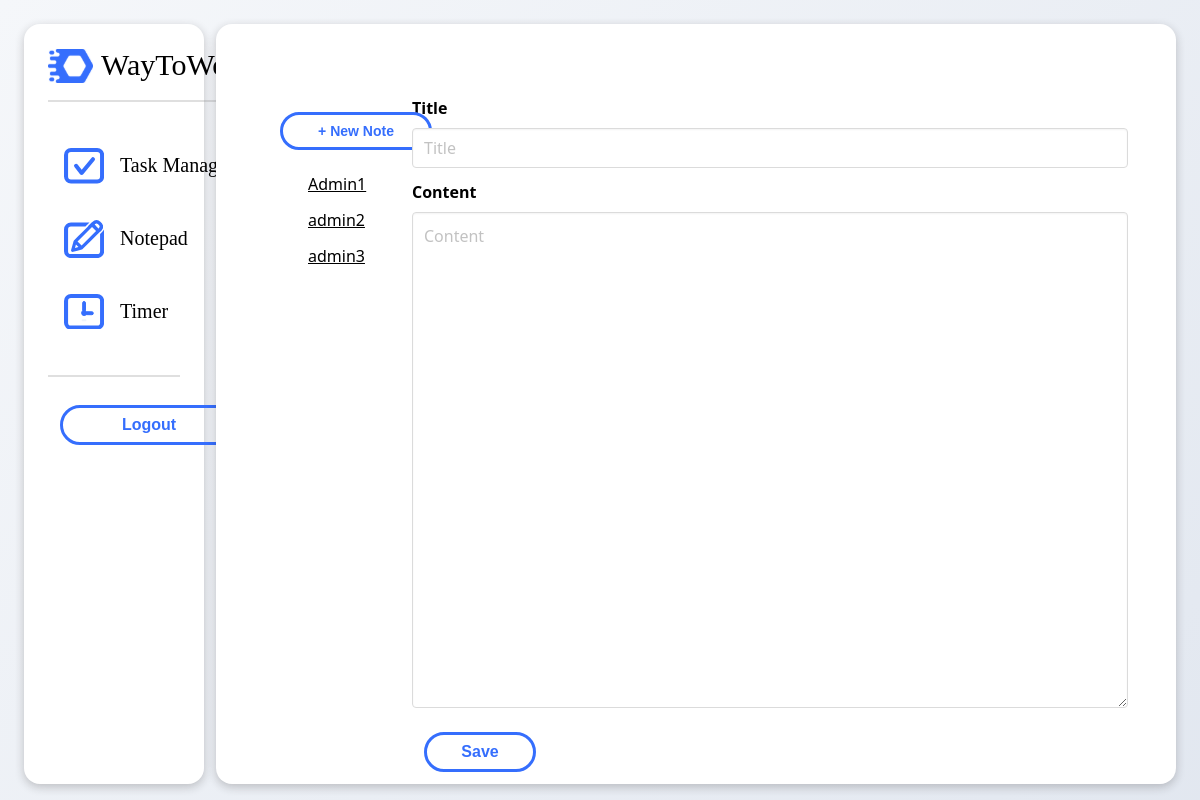
Before: /notepad/ (signed in) with the older database file.
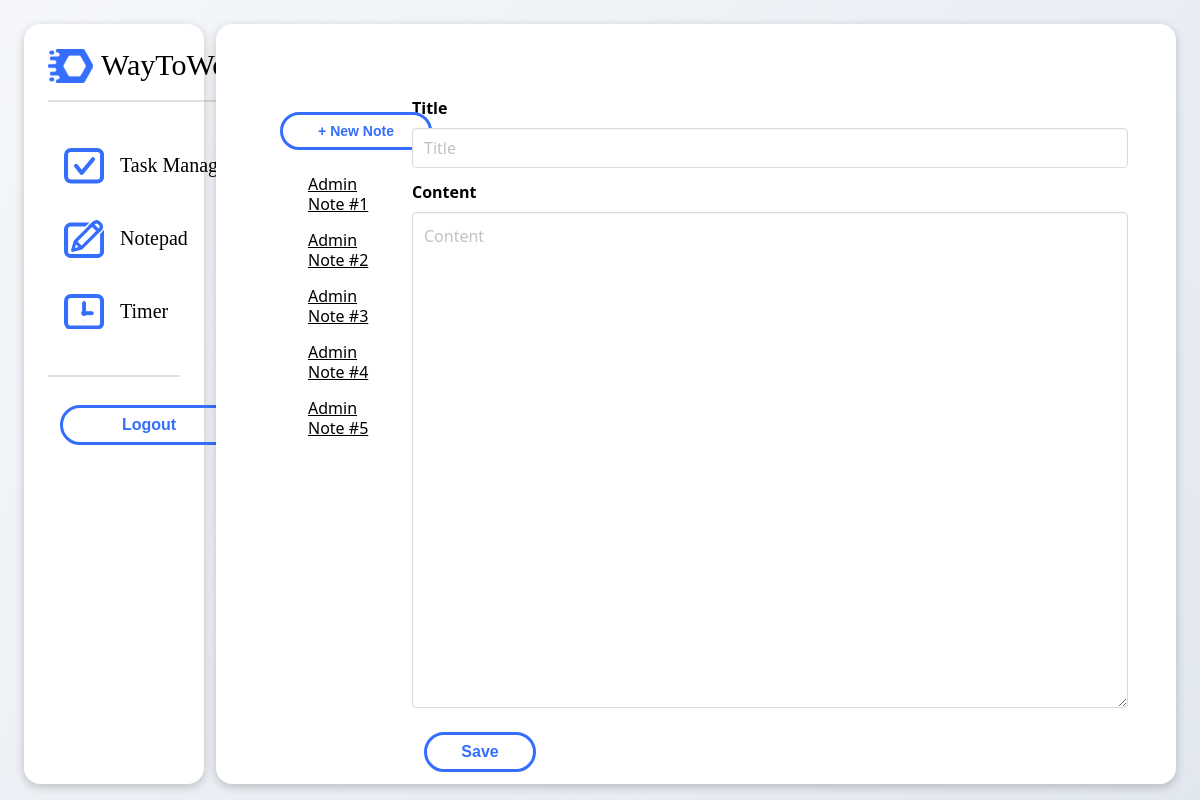
After: the same page with the newer database file.
### WhenToWork/models.py (models this page shows)
class Document(models.Model):
    title = models.CharField(max_length=255, default ='New Note', null=False)
    content = models.TextField(blank=True, null=True)
    user = models.ForeignKey(User, on_delete=models.CASCADE, related_name='notepadname', null=True)
    created_at = models.DateTimeField(auto_now_add=True)
    modified_at = models.DateTimeField(auto_now=True)
    class Meta:
        ordering = ('title',)

### WhenToWork/views.py (the view, shortened to what this page needs)
# urls.py: path('notepad/', editor, name='editor'),
def editor(request):
    docid = int(request.GET.get('docid', 0))
    documents = Document.objects.all()
    if docid > 0:
        document = Document.objects.get(pk=docid)
    else:
        document = ''
    context = {
        'docid': docid,
        'documents': documents,
        'document': document
    }
    return render(request, 'editor.html', context)

### WhenToWork/templates/editor.html (shortened to what this page needs)
{% extends "base.html" %}
{% load static %}
{% block content %}
<body>
    <div class="container.is-max-widescreen, container.is-max-desktop">
      <div class="layout" >
        <div class="topsidebar">
          <div class = "logo">
                <svg xmlns="http://www.w3.org/2000/svg" xmlns:xlink="http://www.w3.org/1999/xlink" width="202" height="36" viewBox="0 0 202 36">
                    <text id="WayToWork" transform="translate(53 27)" font-size="30" font-family="FormaDJRDisplay-Medium, Forma DJR Display" font-weight="500"><tspan x="0" y="0">WayToWork</tspan></text>
                  </svg>
          </div>
        <hr style="height:2px;border-width:0;color:gray;background-color:gray">
        <br>
        <a href="/todo/">&nbsp;&nbsp;&nbsp;<svg xmlns="http://www.w3.org/2000/svg" width="118" height="24" viewBox="0 0 118 24">
            <text id="Task_Manager" data-name="Task Manager" transform="translate(0 18)" font-size="20" font-family="FormaDJRDisplay-Medium, Forma DJR Display" font-weight="500"><tspan x="0" y="0">Task Manager</tspan></text>
          </svg>
        </a>
        <br>
        <a href="/notepad/">&nbsp;&nbsp;&nbsp;<svg xmlns="http://www.w3.org/2000/svg" width="118" height="24" viewBox="0 0 118 24">
            <text id="Task_Manager" data-name="Task Manager" transform="translate(0 18)" font-size="20" font-family="FormaDJRDisplay-Medium, Forma DJR Display" font-weight="500"><tspan x="0" y="0">Notepad</tspan></text>
          </svg>
        </a>
        <br>
        <a href="/timer/">&nbsp;&nbsp;&nbsp;<svg xmlns="http://www.w3.org/2000/svg" width="49" height="24" viewBox="0 0 49 24">
            <text id="Timer" transform="translate(0 18)" font-size="20" font-family="FormaDJRDisplay-Medium, Forma DJR Display" font-weight="500"><tspan x="0" y="0">Timer</tspan></text>
          </svg>
        </a>
        <br>
        </div>
        <hr style="height:2px;border-width:0;color:gray;background-color:gray">
        <div class="btn-holder">
        {% if user.is_authenticated %}
        <a  href= "/logout/" class="button-3" style="align-items: baseline;">Logout</a>
        {% endif %}
        </div>
      </div>
    <div class="layoutTwo">
        <section class="section">
            <div class="columns">
                <div class="column is-2">
                    <aside class="menu">
                        <a href="{% url 'editor' %}?docid=0" "><button class="button-4">+ New Note</button></a>
                        <ul class="menu-list">
                            {% for doc in user.notepadname.all %}
                                <li>
                                    <a style="color: black;" href="{% url 'editor' %}?docid={{ doc.id }}">{{ doc.title }}</a>
                                </li>
                            {% endfor %}
                        </ul>
                    </aside>
                </div>
                <div class="column is-10">
                    <form method="post" action="{% url 'editor' %}">
                        <div class="field">
                            <label class="label" style="color: black;">
                                Title
                            </label>
                            <div class="control">
                                <input type="text" class="input" name="title" placeholder="Title"{% if document %} value="{{ document.title }}"{% endif %}>
                            </div>
                        </div>
                        <div class="field">
                            <label class="label" style="color: black;">Content</label>
                            <div class="control">
                                <textarea class="textarea" name="content" placeholder="Content">{% if document %}{{ document.content }}{% endif %}</textarea>
                            </div>
                        </div>
                        <div class="field is-grouped">
                            <div class="control">
                                <button class="button-2">Save</button>
                            </div>
                        </div>
                    </form>
            </div>
            </section>
    </div>
    </body>
{% endblock %}

### WhenToWork/templates/base.html (shortened to what this page needs)
<!DOCTYPE html>
{% load static %}
<html lang="en">
  <head>
    <link rel="stylesheet" href="{% static 'css/base.css' %}">
    <link rel="stylesheet" href="{% static 'css/styles.css' %}">
    <link rel="stylesheet" href="{% static 'css/bulma.css' %}">
    <link rel="stylesheet" href="https://cdnjs.cloudflare.com/ajax/libs/animate.css/4.1.1/animate.min.css"/>
    <link rel="stylesheet" href="sweetalert2.min.css">
    <link href="https://cdn.jsdelivr.net/npm/bootstrap@5.1.3/dist/css/bootstrap.min.css" rel="stylesheet">
   <link rel="stylesheet" href="https://use.typekit.net/rbq7bes.css">
  </head>
<body style="background-color: transparent;">
<div>
  {% block content %}
  {% endblock %}
</div>

### WhenToWork/static/css/base.css (style rules this page uses)
* { -webkit-box-sizing: border-box; -moz-box-sizing: border-box; box-sizing: border-box; }
html { color: #356efd; background: rgb(14, 13, 13); background-image: linear-gradient(135deg, #f5f7fa 0%, #627fad2f 100%); background-repeat: no-repeat; background-size: cover; width: 100%; height: 100%; }
.textarea { height: 15vh; }
.button-2 { appearance: none; background-color: transparent; border: 3px solid #356efd; border-radius: 30px; box-sizing: border-box; color: #356efd; cursor: pointer; display: inline-block; font-family: forma-djr-display, sans-serif; font-size: 2vh; font-weight: 600; line-height: normal; margin: .75rem; min-height: 10px; min-width: 0; outline: none; padding: .5rem; text-align: center; text-decoration: none; transition: all 300ms cubic-bezier(.23, 1, 0.32, 1); user-select: none; -webkit-user-select: none; touch-action: manipulation; width: 14vh; will-change: transform; }
hr { display: block; margin-top: 0.5em; margin-bottom: 0.5em; color: black; margin-left: auto; margin-right: auto; border-style: inset; border-width: 1px; }
.button-4 { appearance: none; background-color: transparent; border: 3px solid #356efd; border-radius: 30px; box-sizing: border-box; color: #356efd; cursor: pointer; display: inline-block; font-family: forma-djr-display, sans-serif; font-size: 1.75vh; font-weight: 600; line-height: normal; margin: 1rem; min-height: 1rem; min-width: 2rem; outline: none; padding: .5rem; text-align: center; text-decoration: none; transition: all 300ms cubic-bezier(.23, 1, 0.32, 1); user-select: none; -webkit-user-select: none; touch-action: manipulation; width: 19vh; will-change: transform; }

### WhenToWork/static/css/styles.css (style rules this page uses)
.layoutTwo { background-color: white; overflow: hidden; position: absolute; right: 0; top: 0; bottom: 0; margin-top: 3vh; height: 100%; width: 80%; padding: 3vh; margin: 3vh; height: 95vh; border-radius: 1rem; box-shadow: 0 3px 10px rgba(36, 35, 35, 0.24); }
.layout { top:0; bottom: 0; padding: 3vh; margin: 3vh; width: 15%; height: 95vh; background-color: white; border-radius: 1rem; box-shadow: 0 3px 10px rgba(36, 35, 35, 0.24); flex-wrap: wrap; flex-direction: column; display: flex; }
.logo { text-align: center; }
.layout a { padding:6px 8px 6px 16px; text-decoration: none; font-size:20px; display:block; }
hr { width: 100%; }
.layout .btn-holder .button-3 { appearance: none; background-color: transparent; border: 3px solid #356efd; border-radius: 30px; box-sizing: border-box; color: #356efd; cursor: pointer; display: inline-block; font-family: forma-djr-display, sans-serif; font-size: 2vh; font-weight: 600; line-height: normal; margin: .75rem; min-height: 10px; min-width: 1rem; outline: none; padding: .5rem; text-align: center; text-decoration: none; transition: all 300ms cubic-bezier(.23, 1, 0.32, 1); user-select: none; -webkit-user-select: none; touch-action: manipulation; width: 90%; will-change: transform; }
.layout .btn-holder { justify-content: flex-end; display: flex; align-items:flex-end; }

Changed rows visible on the page:
removed Document: title "Admin1"
removed Document: title "admin2"
removed Document: title "admin3"
added Document: title "Admin Note #1"
added Document: title "Admin Note #2"
added Document: title "Admin Note #3"
added Document: title "Admin Note #4"
added Document: title "Admin Note #5"
